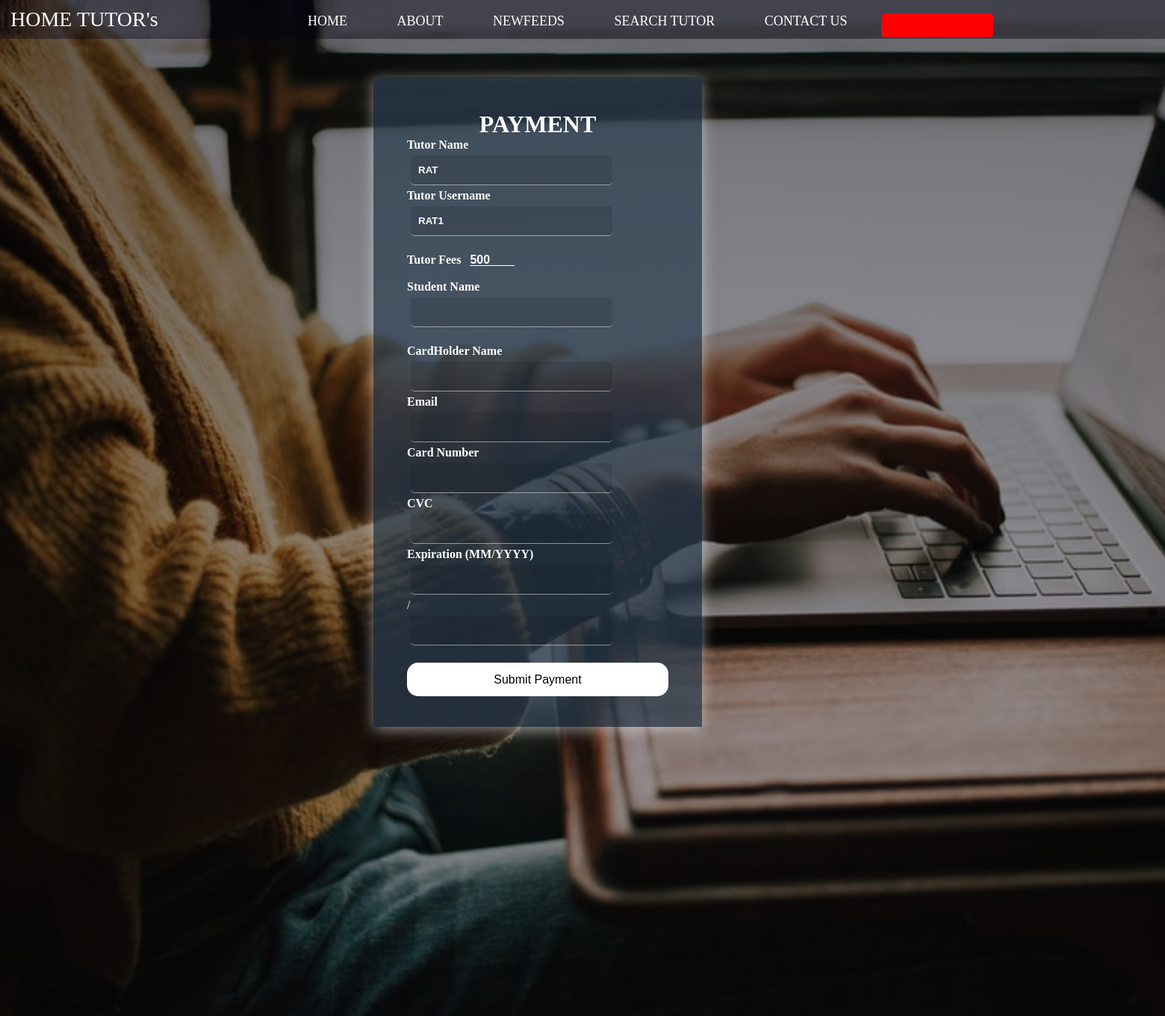
The app's page /STUDENT/pay.php?username=RAT1 with its own data.
### tables this page shows
CREATE TABLE `tutor_details` (
  `id` int(11) NOT NULL auto_increment,
  `name` varchar(265) NOT NULL,
  `dob` varchar(265) NOT NULL,
  `gender` varchar(265) NOT NULL,
  `contact` varchar(265) NOT NULL,
  `email` varchar(265) NOT NULL,
  `klang` varchar(265) NOT NULL,
  `address` varchar(265) NOT NULL,
  `pin` varchar(265) NOT NULL,
  `state` varchar(265) NOT NULL,
  `city` varchar(265) NOT NULL,
  `country` varchar(265) NOT NULL,
  `education` varchar(265) NOT NULL,
  `exp` varchar(265) NOT NULL,
  `class` varchar(265) NOT NULL,
  `subject` varchar(255) NOT NULL,
  `username` varchar(265) default NULL,
  `password` varchar(265) default NULL,
  `location` varchar(265) NOT NULL,
  `fees` varchar(265) NOT NULL,
  `otp` int(6) NOT NULL,
  PRIMARY KEY  (`id`)
);

### STUDENT/pay.php (the view, shortened to what this page needs)
<html>
<head>
<link rel="stylesheet" type="text/css" href="pay.css">
<link rel="stylesheet" type="text/css" href="global.css">
</head>
<body>
<header>
<a href="homepagelogin.php"><div class="header">&nbsp;&nbsp;HOME TUTOR's </a></div>
<br>
<body>
<div class="main">
<ul>
<li class="active"><a href="homepagelogin.php">HOME</a></li>
<li><a href="about.php">ABOUT</a></li>
<li><a href="newsfeed.php">NEWFEEDS</a></li>
<li><a href="searchtutor.php">SEARCH TUTOR</a></li>
<li><a href="contact.php">CONTACT US</a></li>
<li><div class="dropdown">
  <button class="dropbtn"><?php echo $_SESSION["name"];?></button>
</div>
</li>
</ul>
</div>
<div class="loginbox">
<h1 align="center">PAYMENT</h1>
<form action="submit.php" method="POST" id="paymentFrm">
<?php
    $con=mysqli_connect("localhost","root","","tutor");
    $sql="select * from tutor_details where username='".$_GET["username"]."'";
    $result=$con->query($sql);
    while($row=$result->fetch_assoc())
    { ?><?php echo '
    <p><p>
        <label><b>Tutor Name</b></label>
	<br>
        <input type="text" name="tname" id="tname" value="'.$row["name"].'" readonly/>';
        echo '</p><p>
        <label><b>Tutor Username</b></label><br>
        <input type="text" name="tusername" id="tusername" value="'.$row["username"].'" readonly/>';
        echo '</p><p><br>
        <label><b>Tutor Fees</b></label>&nbsp;&nbsp;
        <input type="number" name="tfees" id="tfees" value="'.$row["fees"].'" readonly/></p></p>';
		echo '</p><p><br>
        <label><b>Student Name</b></label>&nbsp;&nbsp;
        <input type="text" name="sname" id="sname" value="'.$_SESSION["name"].'" readonly/></p></p>';
	 } ?>
	 <br>
    <p>
        <label><b>CardHolder Name</b></label>
        <input type="text" name="name" size="50" required/>
    </p>
    <p>
        <label><b>Email</b></label>
        <input type="text" name="email" size="50" required/>
    </p>
    <p>
        <label><b>Card Number</b></label>
        <input type="text" name="card_num" size="20" autocomplete="off"
class="card-number" />
    </p>
    <p>
        <label><b>CVC</b></label>
        <input type="text" name="cvc" size="4" autocomplete="off" class="card-cvc" required/>
    </p>
    <p>
        <label><b>Expiration (MM/YYYY)</b></label>
        <input type="text" name="exp_month" size="2" class="card-expiry-month"/>
        /
        <input type="text" name="exp_year" size="4" class="card-expiry-year"/>
    </p>
<br>
    <button type="submit" id="payBtn">Submit Payment</button>
</form>
</header>
</body>
</html>

### STUDENT/pay.css (style rules this page uses)
* { margin: 0; padding: 0; }
header { background-image:linear-gradient(rgba(0,0,0,0.5),rgba(0,0,0,0.2)),url("source_background/bckground3.jpg"); height: 170vh; background-size: cover; background-position: center; }
body { margin: 0; padding: 0; background: url("source_background/bckground3.jpg"); background-size: cover; background-repeat: no-repeat; background-position: center; background-attachment: fixed; background-repeat:no repeat; }
h1 { text-align:center; color:white; font-weight:bold; }
body { background-image:url("source_background/bckground3.jpg"); width:1600px; background-size:2500px; }
.loginbox { background: rgba(44,62,80,0.7); padding:45px; width: 350px; height: 780px; margin:0 auto; margin-top: 15px; margin-bottom:50px; margin-left: 500px; position:relative; color:white; box-shadow:0 4px 18px 0 rgba(255, 250, 250, 0.50); }
.loginbox input { width: 100% margin-bottom:20px; }
.loginbox input[type="text"],input[type="email"] { width:270px; box-sizing:border-box; padding:12px 10px; background:rgba(0,0,0,0.10); outline:none; border:none; border-bottom:1px dotted white; color:white; border-radius:5px; margin:5px; font-weight:bold; margin-right:250px; }
button[type=submit] { border:none; width: 350px; background: white; color: black; font-size: 16px; line-height: 25px; padding: 10px 0px; border-radius: 15px; cursor: pointer; }
button { border:none; width:150px; background: white; color: black; background: rgba(44,62,80,0.9); font-size: 16px; line-height: 25px; padding: 10px 0px; border-radius: 15px; cursor: pointer; }
input[type="text"],[type="email"], { border:none; border-bottom:1px solid white; background:transparent; outline:none; color:#fff; height:50px; font-size:16px; width:380px; }
input[type="Number"] { border:none; border-bottom:1px solid white; outline:none; background:transparent; color:#fff; height:15px; width:60px; font-size:16px; font-weight:bold; }
form { width:500px; }
.main { max-width: 1500px; margin:auto; }
ul { float:right; list-style-type:none; margin-top:-52px; font-size:18px; }
ul li { display: inline-block; margin-left:20px; }
ul li a { text-decoration:none; color:white; padding:5px 20px; border:1px solid transparent; transition: 0.6s ease; }

### STUDENT/global.css (style rules this page uses)
.header { font-size:28px; text-align:left; background-color:rgba(0,0,20,0.40); color:white; margin:auto; padding:10px 0px 10px 0px; display:block; }
a { text-decoration:none; color:white; }

### STUDENT/pay.php (style rules this page uses)
.dropbtn { background-color:red; color: white; padding: 16px; font-size: 18px; border: none; border-radius:05px; margin-right:220px; margin-top:-70px; }
.dropdown { position: relative; display: inline-block; }

### records on screen
tutor_details: tname "RAT", tusername "RAT1", tfees "500"
